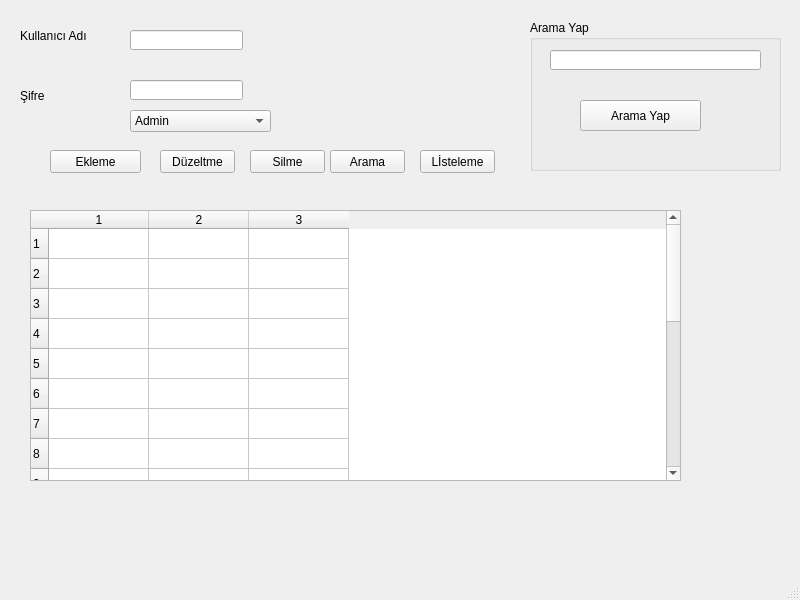
<?xml version="1.0" encoding="UTF-8"?>
<ui version="4.0">
 <class>MainWindow</class>
 <widget class="QMainWindow" name="MainWindow">
  <property name="geometry">
   <rect>
    <x>0</x>
    <y>0</y>
    <width>800</width>
    <height>600</height>
   </rect>
  </property>
  <property name="windowTitle">
   <string>MainWindow</string>
  </property>
  <widget class="QWidget" name="centralwidget">
   <widget class="QLabel" name="label">
    <property name="geometry">
     <rect>
      <x>20</x>
      <y>20</y>
      <width>101</width>
      <height>31</height>
     </rect>
    </property>
    <property name="text">
     <string>Kullanıcı Adı </string>
    </property>
   </widget>
   <widget class="QLabel" name="label_2">
    <property name="geometry">
     <rect>
      <x>20</x>
      <y>80</y>
      <width>121</width>
      <height>31</height>
     </rect>
    </property>
    <property name="text">
     <string>Şifre</string>
    </property>
   </widget>
   <widget class="QLineEdit" name="kultxt">
    <property name="geometry">
     <rect>
      <x>130</x>
      <y>30</y>
      <width>113</width>
      <height>20</height>
     </rect>
    </property>
   </widget>
   <widget class="QLineEdit" name="sifretxt">
    <property name="geometry">
     <rect>
      <x>130</x>
      <y>80</y>
      <width>113</width>
      <height>20</height>
     </rect>
    </property>
   </widget>
   <widget class="QPushButton" name="eklebtn">
    <property name="geometry">
     <rect>
      <x>50</x>
      <y>150</y>
      <width>91</width>
      <height>23</height>
     </rect>
    </property>
    <property name="text">
     <string>Ekleme</string>
    </property>
   </widget>
   <widget class="QPushButton" name="duzeltbtn">
    <property name="geometry">
     <rect>
      <x>160</x>
      <y>150</y>
      <width>75</width>
      <height>23</height>
     </rect>
    </property>
    <property name="text">
     <string>Düzeltme</string>
    </property>
   </widget>
   <widget class="QPushButton" name="silmebtn">
    <property name="geometry">
     <rect>
      <x>250</x>
      <y>150</y>
      <width>75</width>
      <height>23</height>
     </rect>
    </property>
    <property name="text">
     <string>Silme</string>
    </property>
   </widget>
   <widget class="QPushButton" name="aramabtn">
    <property name="geometry">
     <rect>
      <x>330</x>
      <y>150</y>
      <width>75</width>
      <height>23</height>
     </rect>
    </property>
    <property name="text">
     <string>Arama</string>
    </property>
   </widget>
   <widget class="QTableWidget" name="tablom">
    <property name="geometry">
     <rect>
      <x>30</x>
      <y>210</y>
      <width>651</width>
      <height>271</height>
     </rect>
    </property>
    <property name="rowCount">
     <number>20</number>
    </property>
    <property name="columnCount">
     <number>3</number>
    </property>
    <row/>
    <row/>
    <row/>
    <row/>
    <row/>
    <row/>
    <row/>
    <row/>
    <row/>
    <row/>
    <row/>
    <row/>
    <row/>
    <row/>
    <row/>
    <row/>
    <row/>
    <row/>
    <row/>
    <row/>
    <column/>
    <column/>
    <column/>
   </widget>
   <widget class="QComboBox" name="yetkicmb">
    <property name="geometry">
     <rect>
      <x>130</x>
      <y>110</y>
      <width>141</width>
      <height>22</height>
     </rect>
    </property>
    <item>
     <property name="text">
      <string>Admin</string>
     </property>
    </item>
    <item>
     <property name="text">
      <string>Kullanıcı</string>
     </property>
    </item>
    <item>
     <property name="text">
      <string>Editör</string>
     </property>
    </item>
   </widget>
   <widget class="QPushButton" name="listelebtn">
    <property name="geometry">
     <rect>
      <x>420</x>
      <y>150</y>
      <width>75</width>
      <height>23</height>
     </rect>
    </property>
    <property name="text">
     <string>Lİsteleme</string>
    </property>
   </widget>
   <widget class="QGroupBox" name="aramapanel">
    <property name="geometry">
     <rect>
      <x>530</x>
      <y>20</y>
      <width>251</width>
      <height>151</height>
     </rect>
    </property>
    <property name="title">
     <string>Arama Yap</string>
    </property>
    <widget class="QPushButton" name="arayapbtn">
     <property name="geometry">
      <rect>
       <x>50</x>
       <y>80</y>
       <width>121</width>
       <height>31</height>
      </rect>
     </property>
     <property name="text">
      <string>Arama Yap</string>
     </property>
    </widget>
    <widget class="QLineEdit" name="arayicitxt">
     <property name="geometry">
      <rect>
       <x>20</x>
       <y>30</y>
       <width>211</width>
       <height>20</height>
      </rect>
     </property>
    </widget>
   </widget>
  </widget>
  <widget class="QMenuBar" name="menubar">
   <property name="geometry">
    <rect>
     <x>0</x>
     <y>0</y>
     <width>800</width>
     <height>21</height>
    </rect>
   </property>
  </widget>
  <widget class="QStatusBar" name="statusbar"/>
 </widget>
 <resources/>
 <connections/>
</ui>
